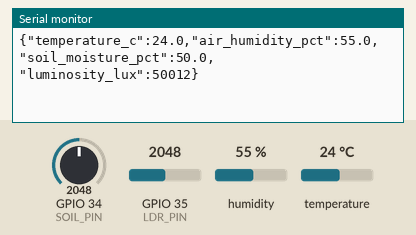
Recording of a sketch running on a simulated ESP32. On the bench: the last lines printed to the serial monitor. Inputs (shaded band) come from the test bench; at power-on: humidity 55 %, GPIO 34 (SOIL_PIN) = 2048, GPIO 35 (LDR_PIN) = 2048, temperature 24 °C.

Above: at 2.8 s.
2.9 s: humidity set to 22 %
At 5.0 s:
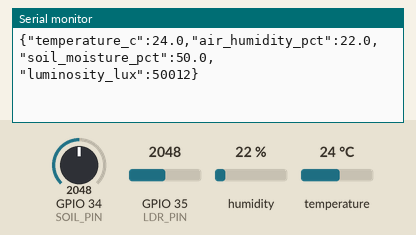
5.6 s: GPIO 34 (SOIL_PIN) set to 2866
At 7.0 s:
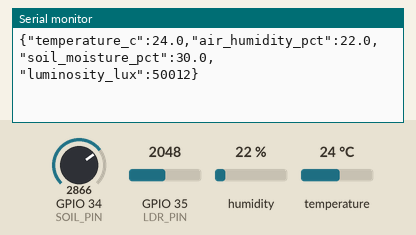
8.3 s: GPIO 35 (LDR_PIN) set to 2866
At 10.8 s:
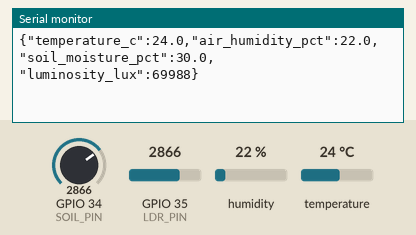
11.0 s: temperature set to 12 °C
At 13.1 s:
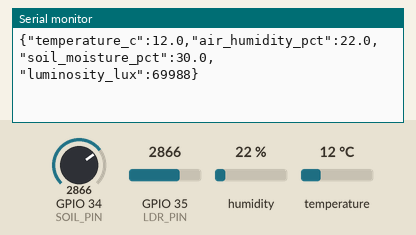
13.7 s: GPIO 34 (SOIL_PIN) set to 3972
At 15.1 s:
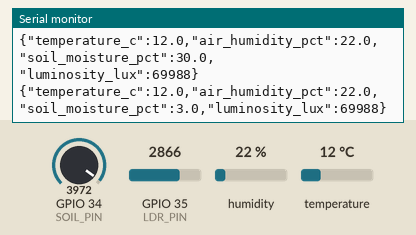
16.4 s: GPIO 35 (LDR_PIN) set to 3972
At 19.1 s:
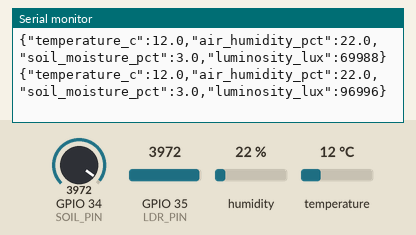
Timing chart, 0 to 20.1 s (numbered marks = the images above; inputs shaded):
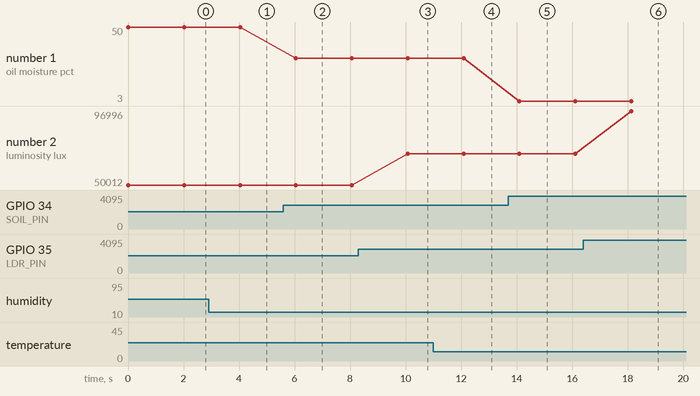

Measured:
- after the input at 2.9 s, the serial monitor: prints a new line after 1.1 s (image 1)
- after the input at 5.6 s, the serial monitor: prints a new line after 0.45 s (image 2)
- after the input at 8.3 s, the serial monitor: prints a new line after 1.8 s (image 3)
- after the input at 11.0 s, the serial monitor: prints a new line after 1.1 s (image 4)
- after the input at 13.7 s, the serial monitor: prints a new line after 0.40 s (image 5)
- after the input at 16.4 s, the serial monitor: prints a new line after 1.7 s (image 6)
- plotted number 1: 50 → 30 after the input at 5.6 s, 30 → 3 after the input at 13.7 s
- plotted number 2: 50012 → 69988 after the input at 8.3 s, 69988 → 96996 after the input at 16.4 s

The sketch:

agrosmart_esp32.ino
```cpp
// AgroSmart Fase 7 - exemplo equivalente para ESP32 no Wokwi/Tinkercad.
// Sensores: DHT22 (temperatura/umidade), potenciômetro simulando sensor
// capacitivo de solo e LDR para luminosidade.

#include <DHTesp.h>

#define DHT_PIN 15
#define SOIL_PIN 34
#define LDR_PIN 35

DHTesp dht;

void setup() {
  Serial.begin(115200);
  dht.setup(DHT_PIN, DHTesp::DHT22);
  Serial.println("AgroSmart IoT iniciado");
}

void loop() {
  TempAndHumidity dhtData = dht.getTempAndHumidity();
  float temperature = dhtData.temperature;
  float airHumidity = dhtData.humidity;
  int soilRaw = analogRead(SOIL_PIN);
  int lightRaw = analogRead(LDR_PIN);
  float soilMoisture = 100.0 - (soilRaw / 4095.0 * 100.0);
  float luminosity = lightRaw / 4095.0 * 100000.0;

  if (isnan(temperature) || isnan(airHumidity)) {
    Serial.println("erro_leitura_dht22");
    delay(2000);
    return;
  }

  Serial.printf(
    "{\"temperature_c\":%.1f,\"air_humidity_pct\":%.1f,"
    "\"soil_moisture_pct\":%.1f,\"luminosity_lux\":%.0f}\n",
    temperature, airHumidity, soilMoisture, luminosity
  );
  delay(2000);
}
```
